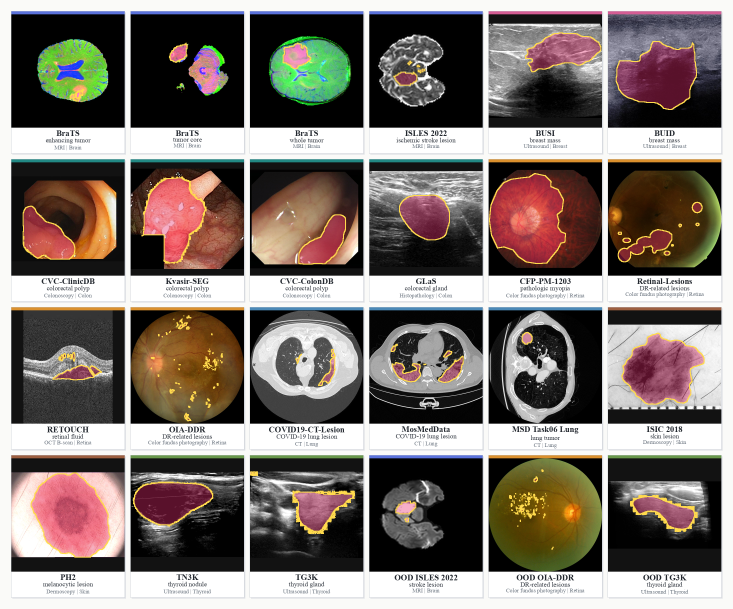
#> input picture assets/fame_segmentation_targets_overview.png, 2198 x 1826 px (shown at 1/3 size); its folder holds only this picture in this run
$ python -i _common.py   (imports and definitions only)
#> lines starting #> are read from the running program, lines starting #| are printed output that depends on the picture
"""Shared FAME episode adapter for the method runners in this directory.

Every runner reads the released FAME protocols through ``fame_eval.protocol`` and
writes one binary mask per query case to

    <out-root>/<task>/pred_masks/<case_id>.png

which is the layout consumed by ``scripts/evaluate_split.py --prediction-root``.

Methods that only accept a single support pair use ``--support-index 0`` by
default, matching the paper's one-shot (K=1) setting. The released k10 episodes
provide ten fixed support groups; pass a different index to switch the pair.
"""
from __future__ import annotations

import argparse
import sys
import time
from pathlib import Path
from typing import Any, Callable

import numpy as np
from PIL import Image

ROOT = Path(__file__).resolve().parents[2]
if str(ROOT) not in sys.path:
    sys.path.insert(0, str(ROOT))

from fame_eval.metrics import case_id, dice_score, resize_binary
from fame_eval.protocol import list_tasks, load_episode


# [99 lines left out: functions add_common_args, run_tasks, image_shape, not called in this run]


def read_rgb(path: str | Path) -> np.ndarray:
    with Image.open(path) as image:
        return np.asarray(image.convert("RGB"))


def read_mask(path: str | Path) -> np.ndarray:
    with Image.open(path) as image:
        return np.asarray(image.convert("L")) > 127


# [5 lines left out: function read_mask_float, not called in this run]


def read_gray01(path: str | Path, size: tuple[int, int] | None = None) -> np.ndarray:
    """Grayscale image in [0, 1], optionally resized to (height, width)."""
    with Image.open(path) as image:
#> image is the input picture: PIL image 2198x1826 RGB; mean R, G, B 127.5, 117.5, 111.5
        image = image.convert("RGB").convert("L")
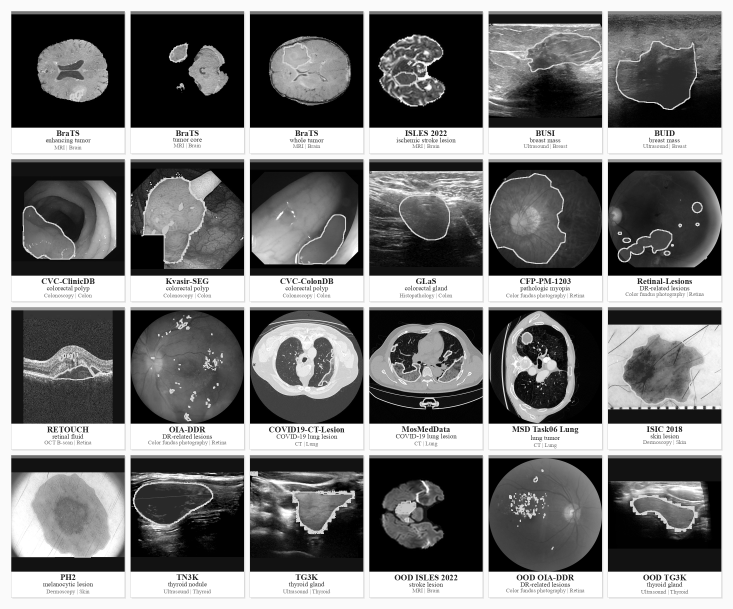
#> image: PIL image 2198x1826 L (shown at 1/3 size); min 0, max 255, mean 119.8
        if size is not None:
            image = image.resize((size[1], size[0]), Image.BILINEAR)
        array = np.asarray(image, dtype=np.float32) / 255.0
    low, high = float(array.min()), float(array.max())
#> low = 0; high = 1
    if high - low < 1e-6:
        return array
    return (array - low) / (high - low)


# [206 lines left out: functions pick_device, resize_long, ncc, estimate_warp, clean_coarse, bbox_from_mask and 2 more, not called in this run]

>>> result = read_gray01('../../assets/fame_segmentation_targets_overview.png')
